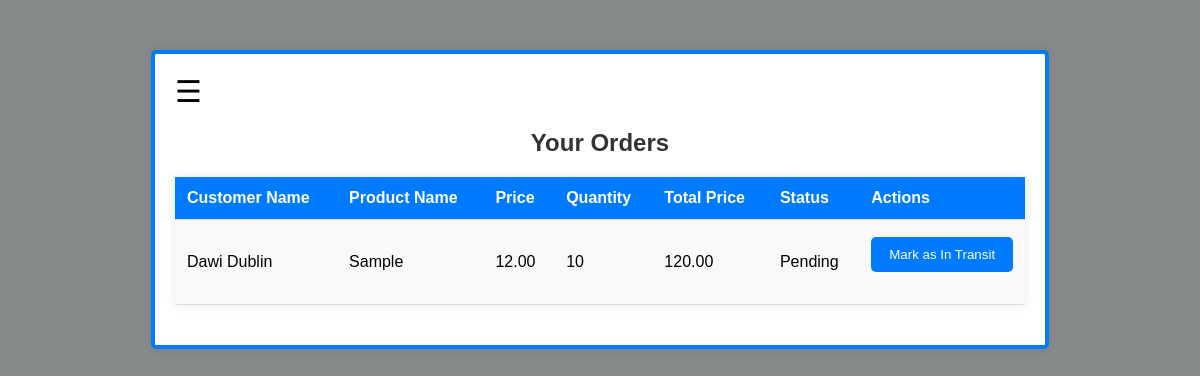
The page /orders.php (signed in) on the database its author committed.
### tables this page shows
CREATE TABLE `orders` (
  `id` int(11) NOT NULL,
  `user_email` varchar(255) NOT NULL,
  `product_id` int(11) NOT NULL,
  `price` decimal(10,2) NOT NULL,
  `quantity` int(11) NOT NULL,
  `total_price` decimal(10,2) NOT NULL,
  `status` enum('Pending','In Transit','Received') DEFAULT 'Pending',
  `created_at` timestamp NOT NULL DEFAULT current_timestamp()
);

CREATE TABLE `users1` (
  `id` int(11) NOT NULL,
  `firstname` varchar(50) NOT NULL,
  `lastname` varchar(50) NOT NULL,
  `email` varchar(100) NOT NULL,
  `password` varchar(255) NOT NULL,
  `created_at` timestamp NOT NULL DEFAULT current_timestamp(),
  `edited_at` timestamp NOT NULL DEFAULT current_timestamp() ON UPDATE current_timestamp(),
  `role` enum('Admin','Customer') DEFAULT NULL
);

CREATE TABLE `products` (
  `id` int(11) NOT NULL,
  `product_name` varchar(100) NOT NULL,
  `category` varchar(50) NOT NULL,
  `price` decimal(10,2) NOT NULL,
  `stock` int(11) NOT NULL,
  `supplier` varchar(100) NOT NULL,
  `description` text DEFAULT NULL,
  `created_at` timestamp NOT NULL DEFAULT current_timestamp(),
  `edited_at` timestamp NOT NULL DEFAULT current_timestamp() ON UPDATE current_timestamp()
);

### orders.php (the view, shortened to what this page needs)
<?php
include 'connection.php';
$email = $_SESSION['email'];
$stmt = $conn->prepare("SELECT role FROM users1 WHERE email = ?");
$stmt->bind_param("s", $email);
$stmt->execute();
$result = $stmt->get_result();
$user = $result->fetch_assoc();
if ($user['role'] === 'Admin') {
    $query = "SELECT o.*, u.firstname, u.lastname, p.product_name FROM orders o
              JOIN users1 u ON o.user_email = u.email
              JOIN products p ON o.product_id = p.id";
} else {
    $query = "SELECT o.*, u.firstname, u.lastname, p.product_name FROM orders o
              JOIN users1 u ON o.user_email = u.email
              JOIN products p ON o.product_id = p.id
              WHERE o.user_email = ?";
}
$stmt = $conn->prepare($query);
$stmt->execute();
$result = $stmt->get_result();
?>
<!DOCTYPE html>
<html lang="en">
<head>
    <link rel="stylesheet" type="text/css" href="styles.css">
</head>
<body>
       <?php if ($user['role'] === 'Admin'): ?>
        <div class="container large-container">
    <?php endif; ?>
        <span style="font-size:30px;cursor:pointer" onclick="openNav()">&#9776;</span>
        <h2>Your Orders </h2>
        <table>
            <tr>
                <?php if ($user['role'] === 'Admin'): ?>
                    <th>Customer Name</th>
                <?php endif; ?>
                <th>Product Name</th>
                <th>Price</th>
                <th>Quantity</th>
                <th>Total Price</th>
                <th>Status</th>
                <th>Actions</th>
            </tr>
            <?php while ($row = $result->fetch_assoc()): ?>
                <tr>
                    <?php if ($user['role'] === 'Admin'): ?>
                        <td><?php echo htmlspecialchars($row['firstname'] . ' ' . $row['lastname']); ?></td>
                    <?php endif; ?>
                    <td><?php echo htmlspecialchars($row['product_name']); ?></td>
                    <td><?php echo htmlspecialchars($row['price']); ?></td>
                    <td><?php echo htmlspecialchars($row['quantity']); ?></td>
                    <td><?php echo htmlspecialchars($row['total_price']); ?></td>
                    <td><?php echo htmlspecialchars($row['status']); ?></td>
                    <td>
                        <?php if ($user['role'] === 'Admin' && $row['status'] === 'Pending'): ?>
                            <form method="POST" action="">
                                <input type="submit" name="in_transit" value="Mark as In Transit">
                            </form>
                        <?php endif; ?>
                    </td>
                </tr>
            <?php endwhile; ?>
        </table>
    </div>
</body>
</html>

### styles.css (style rules this page uses)
body { font-family: Arial, sans-serif; background-color: #878a8b ; margin: 0; padding: 0; }
.container { width: 300px; margin: 50px auto; padding: 20px; background: white; border-radius: 5px; box-shadow: 0 0 10px rgba(0, 0, 0, 0.1); border: 4px solid #007bff; }
.large-container { width: 850px; margin: 50px auto; padding: 20px; background: white; border-radius: 5px; box-shadow: 0 0 10px rgba(0, 0, 0, 0.1); border: 4px solid #007bff; }
h2 { text-align: center; color: #333; }
input[type="text"], input[type="email"], input[type="password"], input[type="submit"], input[type="number"], textarea, select { width: 100%; padding: 10px; margin: 5px 0 20px; border: 2px solid #007bff; border-radius: 5px; box-sizing: border-box; }
input[type="submit"] { background-color: #007bff; color: white; border: none; cursor: pointer; }
table { width: 100%; border-collapse: collapse; margin: 20px 0; box-shadow: 0 0 10px rgba(0, 0, 0, 0.1); }
th, td { padding: 12px; text-align: left; border-bottom: 1px solid #ddd; }
th { background-color: #007bff; color: white; font-weight: bold; }
tr:nth-child(even) { background-color: #f9f9f9; }
tr:nth-child(odd) { background-color: #ffffff; }

### rows shown on the page
orders: users1.firstname+lastname "Dawi Dublin", product.product_name "Sample", price "12.00", quantity "10", total_price "120.00", status "Pending"
